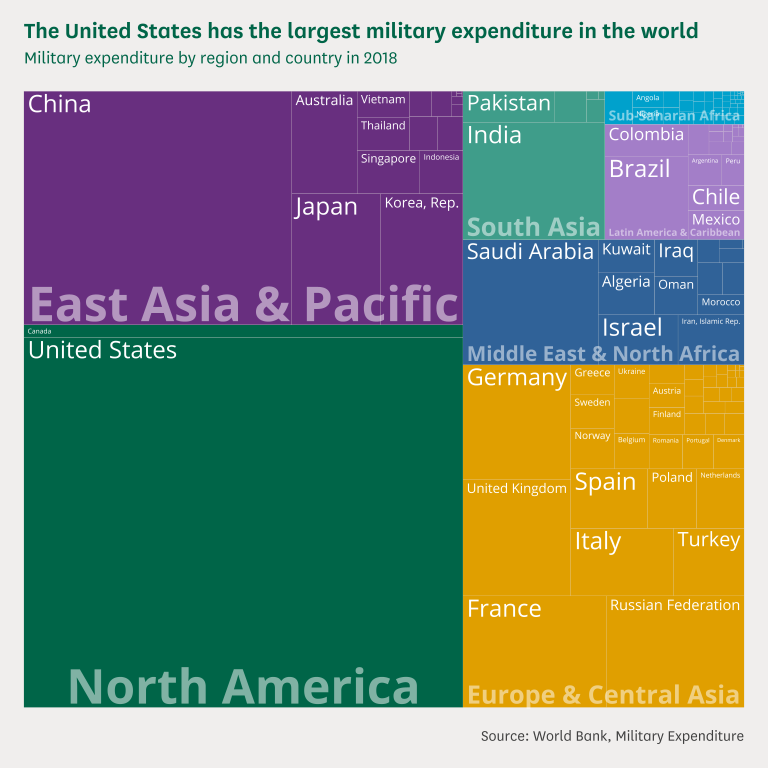

This chart was generated by the following R code:
# This is an example of how to make a treemap chart using the clcharts package.
#
# This script is self-contained: running it will create a PNG and an SVG of the
# example chart in the same directory. To run the script will need to ensure:
#
# 1. You have installed all of the packages that the script imports
# 2. You have the theme fonts set up on your computer
# 3. You have the dataset "treemap-chart.csv" in the same directory
#
# See the readme on GitHub to find out how to install the package and setup
# the fonts.
# 
# To run the script, type the following code in your R console:
#
# source("treemap-chart.R")

# Imports ---------------------------------------------------------------------

library(tidyverse)
library(clcharts)
library(treemapify)

# Read in and prepare the data ------------------------------------------------

# Load the data from the csv as a dataframe
df <- read_csv("treemap-chart.csv")

# Divide value by one million to get the value in millions
df$value <- df$value / 1000000

# Create plot -----------------------------------------------------------------

plot <- ggplot(
  data = df,
  mapping = aes(
    area = value,
    fill = region,
    subgroup = region,
    label = country)) +
  # Add a treemap tile geometry: geom_treemap will generate tile area by value
  # for each observation, specify seperating lines to be the same colour as plot
  # background and line thickness
  geom_treemap(
    colour = "#dad5d1",
    size = 0.1) +
  # Add treemap text geometry for labels: set font family as "Open Sans" and
  # text color as white ("#ffffff") - geom_text_commonslib DOESN'T work here
  geom_treemap_text(
    color = "#ffffff",
    family = "Open Sans") +
  geom_treemap_subgroup_text(
    color = "#ffffff",
    family = "Open Sans",
    fontface = "bold",
    alpha = 0.5) +
  # Set labels for the caption: DON'T set titles here
  labs(
    caption = "Source: World Bank, Military Expenditure") +
  # Use scale_fill_manual and commonslib_color to set region colors
  scale_fill_manual(values = c(
    "North America" = commonslib_color("commons_green"),
    "Europe & Central Asia" =  commonslib_color("tangerine"),
    "East Asia & Pacific" = commonslib_color("grape"),
    "Middle East & North Africa" = commonslib_color("cerulean_blue"),
    "South Asia" = commonslib_color("ocean_green"),
    "Latin America & Caribbean" = commonslib_color("lilac"),
    "Sub-Saharan Africa" = commonslib_color("pacific_blue"))) +
  # Add the Commons Library theme: we set the legend, caption positions,
  # and axes
  theme_commonslib(
    axes = "",
    caption_position = "right",
    legend_position = "none")

# After creating the plot, add a title and subtitle with add_commonslib_titles
plot <- add_commonslib_titles(
  plot, 
  title = "The United States has the largest military expenditure in the world",
  subtitle = "Military expenditure by region and country in 2018")
  
# Save the plot in different formats ------------------------------------------

# Save a high resolution export of the plot as a png
save_png(
  "treemap-chart.png",
  plot = plot,
  width = 8,
  height = 8)

# Save an editable verson of the plot as an svg
save_svg(
  "treemap-chart.svg",
  plot = plot,
  width = 8,
  height = 8)
